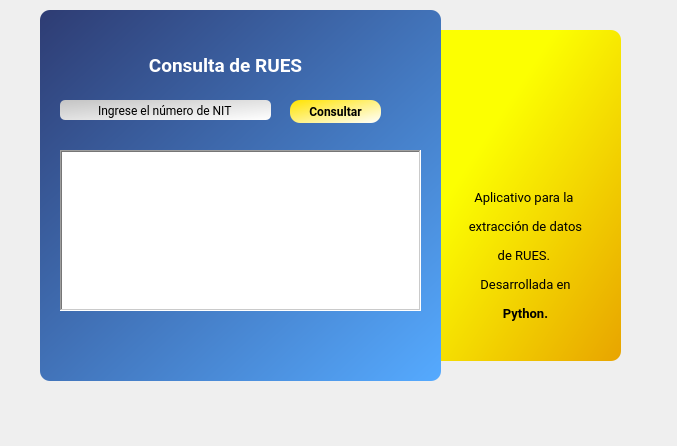
<?xml version="1.0" encoding="UTF-8"?>
<ui version="4.0">
 <class>Form</class>
 <widget class="QWidget" name="Form">
  <property name="geometry">
   <rect>
    <x>0</x>
    <y>0</y>
    <width>677</width>
    <height>446</height>
   </rect>
  </property>
  <property name="windowTitle">
   <string>Banco de  Bogotá - RUES Scraping</string>
  </property>
  <widget class="QWidget" name="widget" native="true">
   <property name="geometry">
    <rect>
     <x>-50</x>
     <y>0</y>
     <width>671</width>
     <height>401</height>
    </rect>
   </property>
   <widget class="QLabel" name="label">
    <property name="geometry">
     <rect>
      <x>90</x>
      <y>10</y>
      <width>401</width>
      <height>371</height>
     </rect>
    </property>
    <property name="styleSheet">
     <string notr="true">background-color: qlineargradient(spread:pad, x1:0, y1:0, x2:1, y2:1, stop:0 rgba(46, 60, 115, 255), stop:1 rgba(85, 170, 255, 255));
border-radius: 10px;
border-color: rgb(0, 0, 0);</string>
    </property>
    <property name="text">
     <string/>
    </property>
   </widget>
   <widget class="QLabel" name="label_2">
    <property name="geometry">
     <rect>
      <x>110</x>
      <y>50</y>
      <width>331</width>
      <height>31</height>
     </rect>
    </property>
    <property name="font">
     <font>
      <family>Roboto</family>
      <weight>75</weight>
      <bold>true</bold>
     </font>
    </property>
    <property name="text">
     <string>&lt;html&gt;&lt;head/&gt;&lt;body&gt;&lt;p align=&quot;center&quot;&gt;&lt;span style=&quot; font-size:14pt; color:#ffffff;&quot;&gt;Consulta de RUES&lt;/span&gt;&lt;/p&gt;&lt;/body&gt;&lt;/html&gt;</string>
    </property>
    <property name="textFormat">
     <enum>Qt::RichText</enum>
    </property>
   </widget>
   <widget class="QLineEdit" name="cedulaText">
    <property name="geometry">
     <rect>
      <x>110</x>
      <y>100</y>
      <width>211</width>
      <height>20</height>
     </rect>
    </property>
    <property name="font">
     <font>
      <family>Roboto</family>
     </font>
    </property>
    <property name="styleSheet">
     <string notr="true">background-color: qlineargradient(spread:pad, x1:0, y1:0, x2:1, y2:1, stop:0 rgba(196, 196, 196, 255), stop:1 rgba(255, 255, 255, 255));
border-radius: 5px</string>
    </property>
    <property name="text">
     <string>Ingrese el número de NIT</string>
    </property>
    <property name="alignment">
     <set>Qt::AlignCenter</set>
    </property>
   </widget>
   <widget class="QPushButton" name="consultarButton">
    <property name="geometry">
     <rect>
      <x>340</x>
      <y>100</y>
      <width>91</width>
      <height>23</height>
     </rect>
    </property>
    <property name="font">
     <font>
      <family>Roboto</family>
      <weight>75</weight>
      <bold>true</bold>
     </font>
    </property>
    <property name="styleSheet">
     <string notr="true">background-color: qlineargradient(spread:pad, x1:0, y1:0, x2:1, y2:1, stop:0 rgba(255, 227, 0, 255), stop:1 rgba(255, 255, 255, 255));
border-radius: 10px
</string>
    </property>
    <property name="text">
     <string>Consultar</string>
    </property>
   </widget>
   <widget class="QLabel" name="label_3">
    <property name="geometry">
     <rect>
      <x>450</x>
      <y>30</y>
      <width>221</width>
      <height>331</height>
     </rect>
    </property>
    <property name="styleSheet">
     <string notr="true">background-color: qlineargradient(spread:pad, x1:0.346591, y1:0.363636, x2:1, y2:1, stop:0 rgba(252, 255, 1, 255), stop:1 rgba(232, 164, 0, 255));
border-radius: 10px;</string>
    </property>
    <property name="text">
     <string/>
    </property>
   </widget>
   <widget class="QLabel" name="label_5">
    <property name="geometry">
     <rect>
      <x>510</x>
      <y>180</y>
      <width>131</width>
      <height>151</height>
     </rect>
    </property>
    <property name="font">
     <font>
      <family>Roboto</family>
      <pointsize>10</pointsize>
     </font>
    </property>
    <property name="text">
     <string>&lt;html&gt;&lt;head/&gt;&lt;body&gt;&lt;p align=&quot;center&quot;&gt;Aplicativo para la &lt;/p&gt;&lt;p align=&quot;center&quot;&gt;extracción de datos&lt;/p&gt;&lt;p align=&quot;center&quot;&gt;de RUES. &lt;/p&gt;&lt;p align=&quot;center&quot;&gt;Desarrollada en&lt;/p&gt;&lt;p align=&quot;center&quot;&gt;&lt;span style=&quot; font-weight:600;&quot;&gt;Python.&lt;/span&gt;&lt;/p&gt;&lt;/body&gt;&lt;/html&gt;</string>
    </property>
    <property name="textFormat">
     <enum>Qt::AutoText</enum>
    </property>
   </widget>
   <widget class="QTextEdit" name="textEdit">
    <property name="enabled">
     <bool>true</bool>
    </property>
    <property name="geometry">
     <rect>
      <x>110</x>
      <y>150</y>
      <width>361</width>
      <height>161</height>
     </rect>
    </property>
    <property name="frameShape">
     <enum>QFrame::WinPanel</enum>
    </property>
   </widget>
   <widget class="QLabel" name="label_6">
    <property name="geometry">
     <rect>
      <x>530</x>
      <y>60</y>
      <width>101</width>
      <height>101</height>
     </rect>
    </property>
    <property name="styleSheet">
     <string notr="true"/>
    </property>
    <property name="text">
     <string/>
    </property>
    <property name="pixmap">
     <pixmap resource="icon/logo.qrc">:/prefijoNuevo/BdB.png</pixmap>
    </property>
   </widget>
   <zorder>label_3</zorder>
   <zorder>label</zorder>
   <zorder>label_2</zorder>
   <zorder>cedulaText</zorder>
   <zorder>consultarButton</zorder>
   <zorder>label_5</zorder>
   <zorder>textEdit</zorder>
   <zorder>label_6</zorder>
  </widget>
  <widget class="QLabel" name="label_4">
   <property name="geometry">
    <rect>
     <x>280</x>
     <y>370</y>
     <width>351</width>
     <height>61</height>
    </rect>
   </property>
   <property name="styleSheet">
    <string notr="true"/>
   </property>
   <property name="text">
    <string/>
   </property>
   <property name="pixmap">
    <pixmap resource="icon/BdB.qrc">:/prefijoNuevo/aval.png</pixmap>
   </property>
  </widget>
 </widget>
 <resources>
  <include location="icon/BdB.qrc"/>
  <include location="icon/logo.qrc"/>
 </resources>
 <connections/>
</ui>
